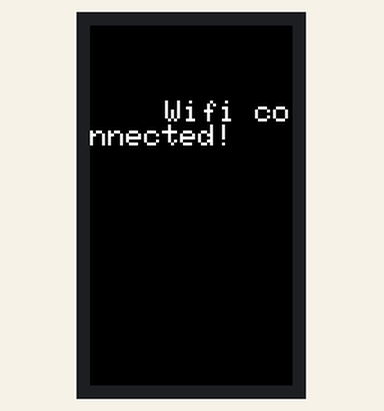
A sketch run on a simulated ESP32-S3. On the bench: 135×240 colour display. WiFi joins after 1.5 s; servers stay silent unless stated; what the sketch prints to the serial monitor is not drawn.

Above: at 1.7 s.

The sketch:

basic_wifi_connect.ino
```cpp
#include "M5Cardputer.h"
#include <WiFi.h>

const char* ssid = "WIFI_SSID";
const char* password = "WIFI_PASSWORD";

void setup() {
    auto cfg = M5.config();
    M5Cardputer.begin(cfg);
    M5Cardputer.Display.setTextSize(2);  // Adjust the text size if needed
    M5Cardputer.Display.setRotation(1);
    M5Cardputer.Display.setCursor(50, 50);  // Set the cursor position

    WiFi.begin(ssid, password);
    while (WiFi.status() != WL_CONNECTED) {
        delay(250);
        Serial.print(".");
    }

    if(WiFi.status() == WL_CONNECTED) {
        M5Cardputer.Display.print("Wifi connected!");
    }

}

void loop() {

}
```
